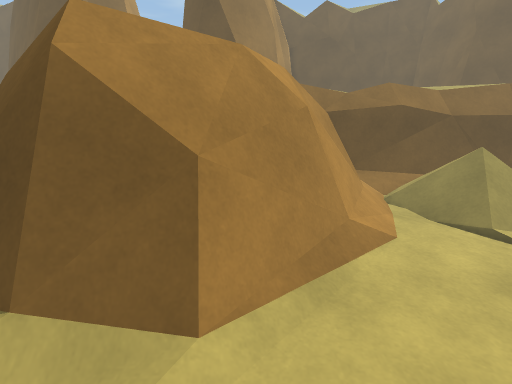
[1] (above)

24 first-person views from a walk through a scene from a Unity 3-D project. The camera is 1.5 m above the floor, tilts 14° down and sees 85° across. The floor is counted in squares, 0.5 m on a side. Each view is taken from the middle of a square. On the plan, view 1 faces up. The plan holds only what a view shows up to about 20 squares ahead; the rest is blank. The place goes on beyond the plan. The player character is not drawn. Some animated figures are not drawn.

[2]
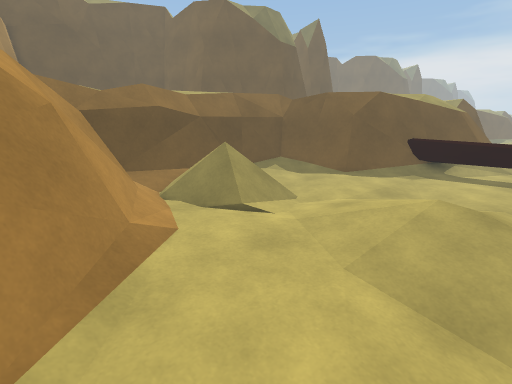

[3]
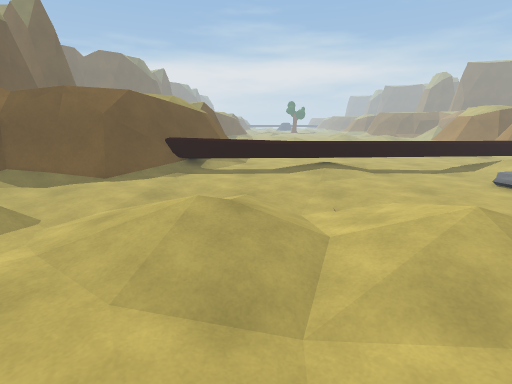

[4]
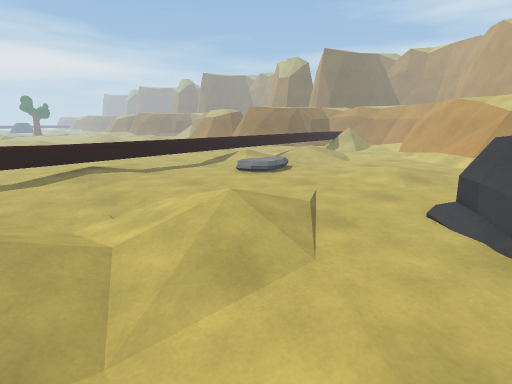

[5]
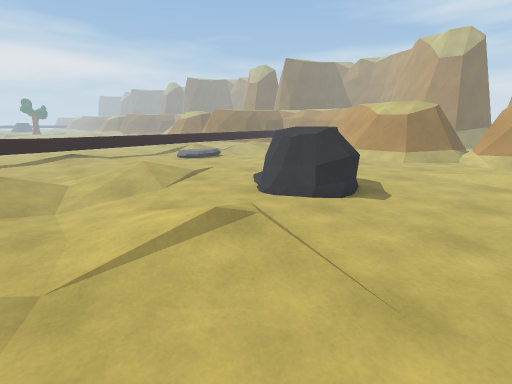

[6]
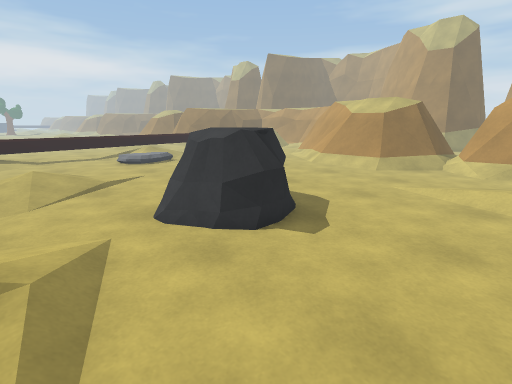

[7]
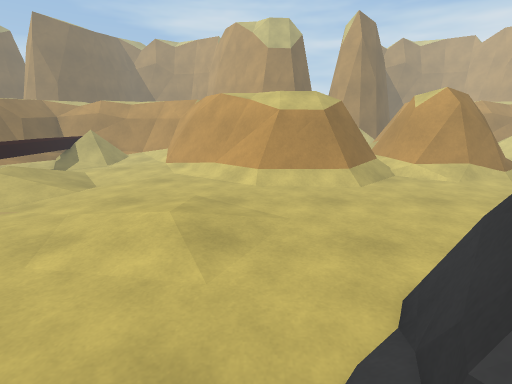

[8]
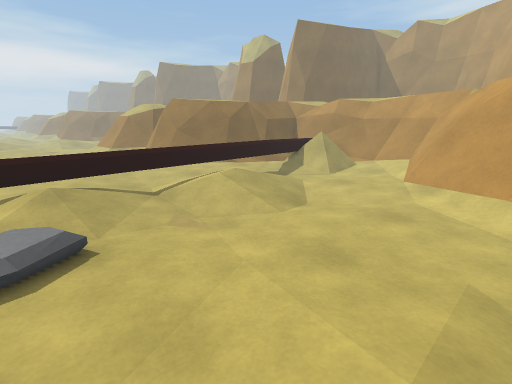

[9]
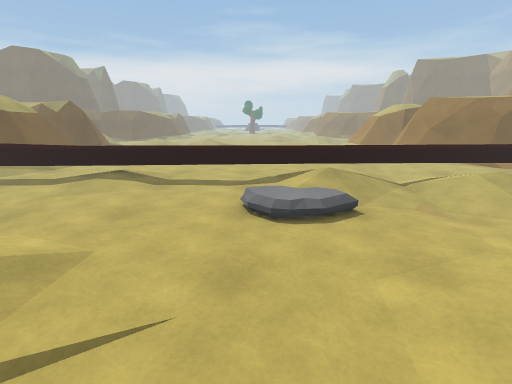

[10]
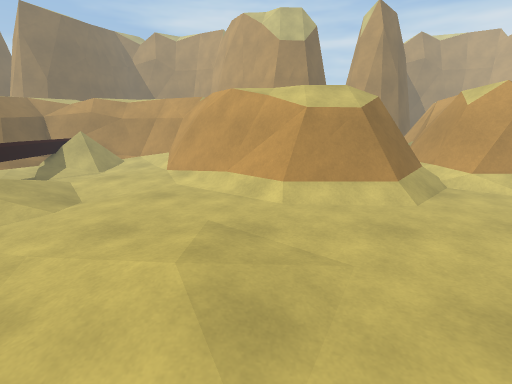

[11]
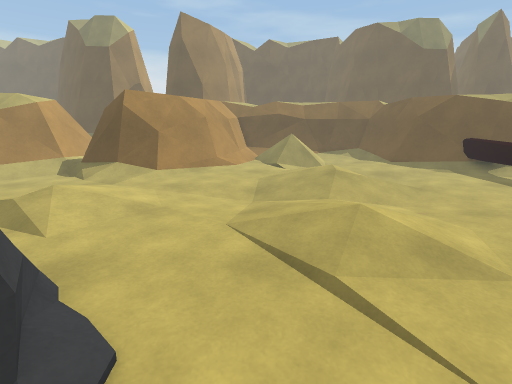

[12]
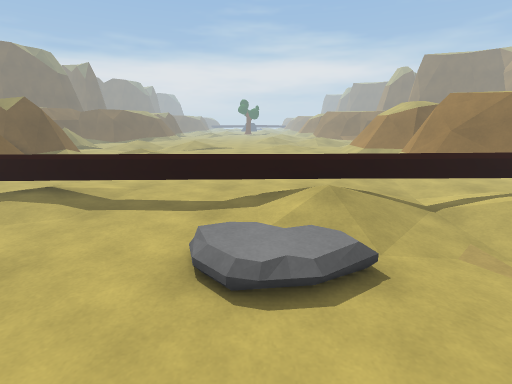

[13]
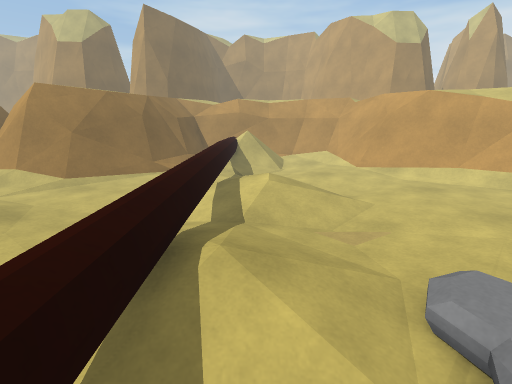

[14]
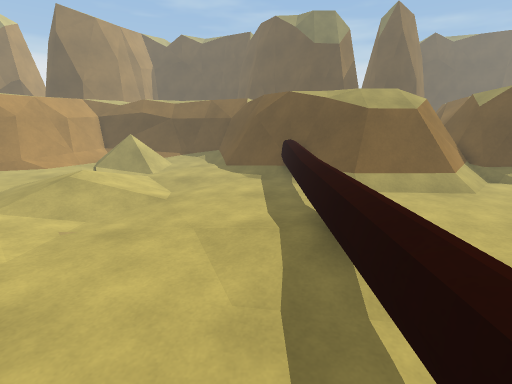

[15]
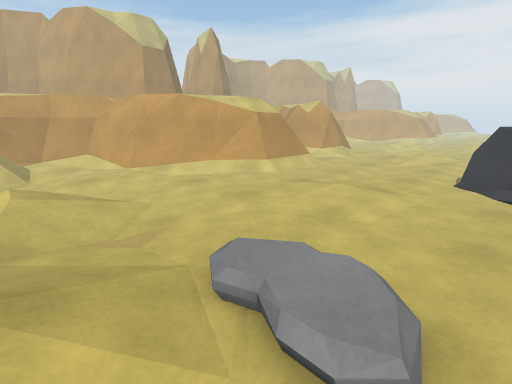

[16]
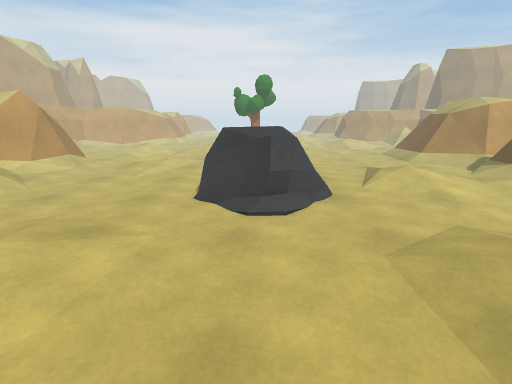

[17]
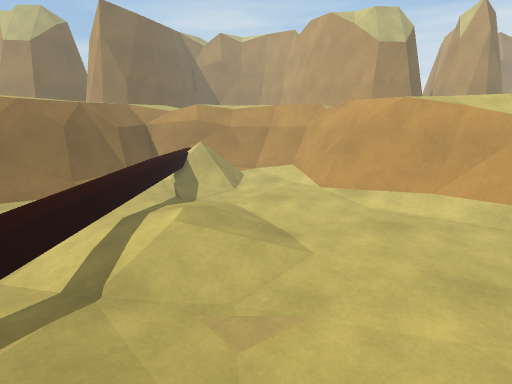

[18]
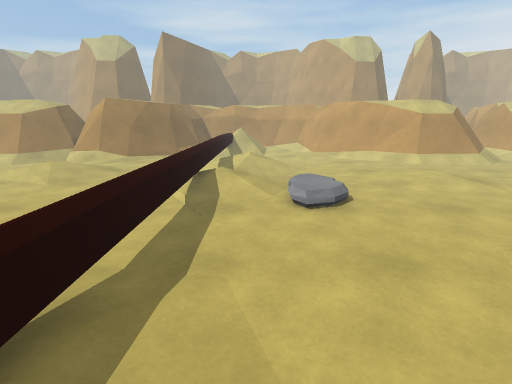

[19]
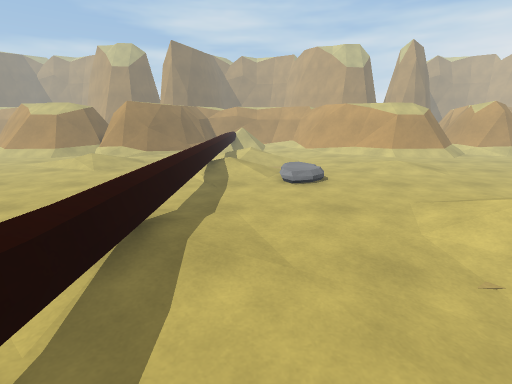

[20]
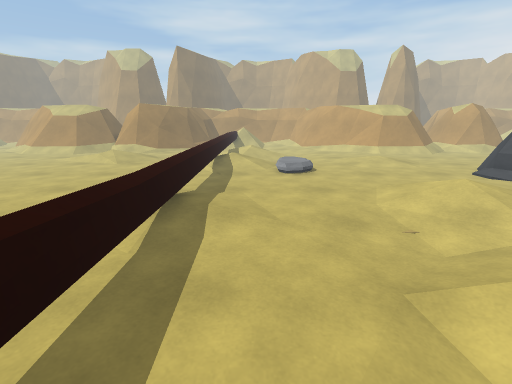

[21]
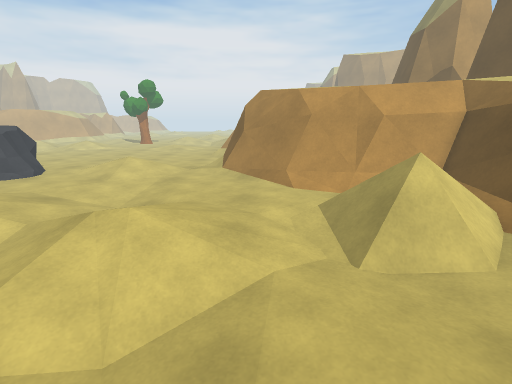

[22]
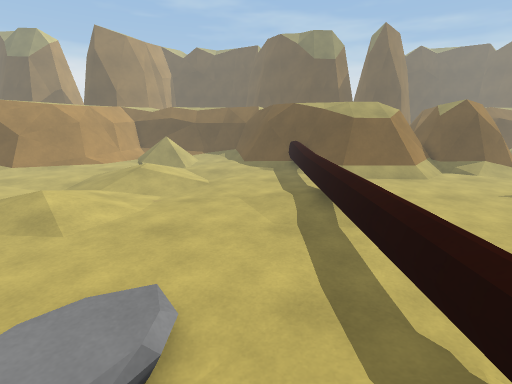

[23]
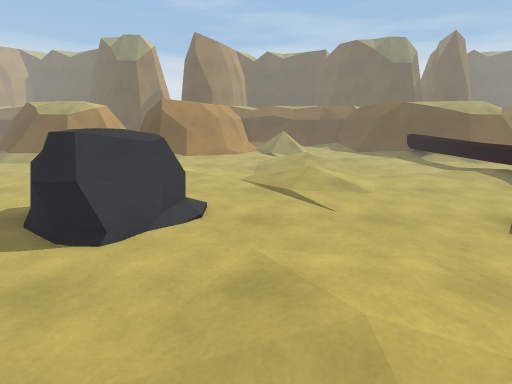

[24]
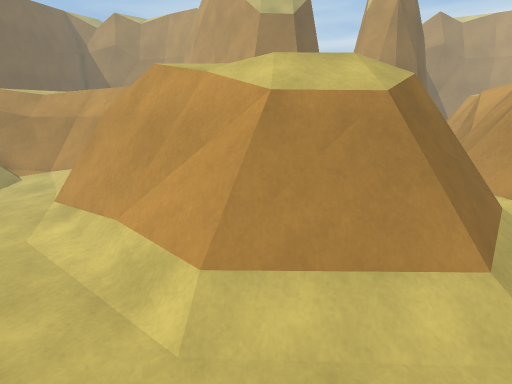

### Floor plan
Key: @ floor where view 1 was taken; # wall or solid block; . main floor; : floor 0.25 m higher than the main floor; - floor 0.25 m lower than the main floor; + floor 0.5 m higher than the main floor; / step, stairs or slope; = window, fence, low wall or low ledge; ^ raised ledge; R rock.
Columns run from 8 left of view 1 to 28 right of it. Each row starts with its distance up from view 1.
 14            ############
 13            #=========###
 12            #=/////  /==##
 11           ##=/////. ./#^#
 10           ###//////.../=#
  9          ##=/./////....=##
  8          ##=/./////....=###
  7         ##=/../..--.....=####
  6 ##=    ###=..............=^###     #
  5 ^#=######=................=^###   ##^
  4 =/ =####=.......:::.-.....=^=^#####^=
  3 /..^====.......::::/.--...==^=^###^=/
  2 ...///........./:+//.-....=^./#===#/.
  1 ..............///+:.......=^../////..
  0  .......@...--/.:/:.......=^.........
 -1  .....::...----..//.-.....=^.........
 -2 .....:::....--....---.....=^.........
 -3 ....::+::....../...-......=^.........
 -4 ...//:::......:::.........:^:.......
 -5 .....//:......::::........:^:.......
 -6 ............../:+//.......=^.......
 -7 ...............:/:........=^........
 -8 ........:......:..........=^.........
 -9 ......RRRR................=^.........
-10 .....RRRRRR/..............=^.........
-11 .....RRRRRR/..............=^.........
-12 ......RRRRR..........//...=^.........
-13 .......RRR...........::...=^.........
-14 .....................::.:/:=.........
-15 .....................//./::= ........
-16 /.............::........:::= ......//
-17 ://..........::::........::=  ..../:/
-18 /::...........::..........== ...../:/
-19 /:...................---..=^.-....::
-20 /....................--...=^---...:
-21  ......................//:=^---.....
-22 ......./...............::::^.........
-23 .//.../##::://........./:::^.........
-24 == ..//=^^^^=#/.....--//:::^......//:
-25 ##==//=######=#/....--..::=^...../=##
-26 ####:=###   ##==..........=^..../=##
-27   ##:=##     ##^=.........=^.../=###
-28   #=         ####=........=^...=###
-29   #=           ###=.......=^../=##
-30  ##=            ##= ....//==./###
-31 ##^=             #^#....//// /=##
-32 ##=              ##=/..///// /=##
-33 ##               ##=#/:///    =^
-34 #=                ###====     #^

Positions as (right, up) in squares from view 1, and headings:
1: (0, 0), facing up
2: (0, 0), facing up-right
3: (1, 0), facing right
4: (1, 0), facing down-right
5: (-8, 1), facing down-right
6: (-8, -4), facing down-right
7: (4, -9), facing down
8: (6, -14), facing down-right
9: (4, -12), facing right
10: (5, -12), facing down
11: (5, -13), facing up
12: (8, -13), facing right
13: (17, -11), facing down
14: (17, -11), facing up
15: (17, -11), facing down-left
16: (12, -11), facing left
17: (14, -14), facing down
18: (16, -2), facing down
19: (16, 2), facing down
20: (16, 5), facing down
21: (16, 5), facing left
22: (16, -16), facing up
23: (5, -20), facing up
24: (3, -19), facing down
